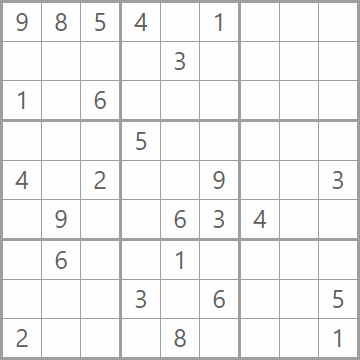
#> input picture data/solvable.png, 360 x 360 px
$ python -i image_parser.py   (imports and definitions only)
#> lines starting #> are read from the running program, lines starting #| are printed output that depends on the picture; after the words box and inside, x2 and y2 are one past the last pixel; in counts of white or black regions, pixels touching at a corner belong together
import cv2
import os
import numpy as np
import pytesseract

def get_distance(point1, point2):
    """
    Calculates the Euclidean distance between two points.
    Args:
        point1 (np.ndarray): First point.
        point2 (np.ndarray): Second point.
    Returns:
        float: The distance between the two points.
    """
    return np.linalg.norm(point1 - point2)

def extract_digit(cell_img):
    """
    Extracts a digit from a cell image using Tesseract OCR.
    Args:
        cell_img (np.ndarray): The image of the cell.
        Returns:
        int: The digit extracted from the cell image.
    """
    gray = cv2.cvtColor(cell_img, cv2.COLOR_BGR2GRAY)
    resized = cv2.resize(gray, (0, 0), fx=5, fy=5, interpolation=cv2.INTER_LINEAR)
    _, thresh = cv2.threshold(resized, 150, 255, cv2.THRESH_BINARY_INV)

    config = r'--psm 10 --oem 3 --tessdata-dir "/usr/share/tesseract-ocr/5/tessdata"'
    text = pytesseract.image_to_string(thresh, config=config).strip()

    if text.isdigit():
        return int(text)
    return 0

def parse_image(image_path):
    """
    Parses a Sudoku puzzle image and extracts the grid.
    Args:
        image_path (str): Path to the Sudoku image.
    Returns:
        np.ndarray: A 2D array representing the Sudoku grid.
    """
#> called with image_path = '../data/solvable.png'
    if not image_path.lower().endswith(('.png', '.jpg', '.jpeg', '.bmp')):
        raise ValueError(f"Unsupported file format: {image_path}")

    image = cv2.imread(image_path)
#> image is the input picture: shape (360, 360, 3); mean B, G, R 242.5, 242.5, 242.5
    if image is None:
        raise ValueError(f"Could not read the image file: {image_path}")

    gray = cv2.cvtColor(image, cv2.COLOR_BGR2GRAY)
    blurred = cv2.medianBlur(gray, 5)
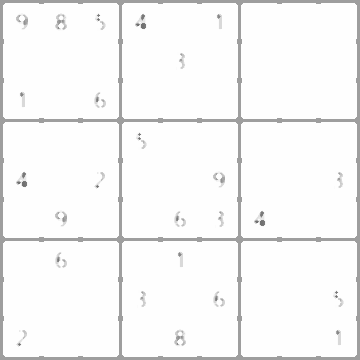
#> blurred: shape (360, 360); min 113, max 254, mean 246.5
    binary = cv2.adaptiveThreshold(
        blurred, 255,
        cv2.ADAPTIVE_THRESH_GAUSSIAN_C,
        cv2.THRESH_BINARY_INV,
        11, 2
    )
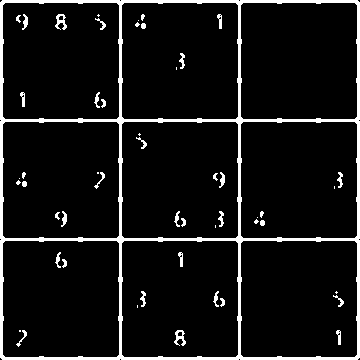
#> binary: shape (360, 360); 8.1% white; 51 white regions (18 under 20 px)

    contours, _ = cv2.findContours(binary, cv2.RETR_EXTERNAL, cv2.CHAIN_APPROX_SIMPLE)
#> contours = 1 contour; box (x1, y1, x2, y2) and area: (0, 0, 360, 360) 128865
    largest_contour = max(contours, key=cv2.contourArea)
#> largest_contour = contour of 32 points, box (x1, y1, x2, y2) (0, 0, 360, 360), area 128865
    epsilon = 0.02 * cv2.arcLength(largest_contour, True)
#> epsilon = 28.76
    corners = cv2.approxPolyDP(largest_contour, epsilon, True)
#> corners = [[2, 0], [0, 357], [357, 359], [359, 2]]

    if len(corners) != 4:
        raise ValueError("Could not find the corners of the sudoku grid.")

    corners = corners.reshape(4, 2)
    sum_coords = corners.sum(axis=1)
#> sum_coords = [2, 357, 716, 361]
    diff_coords = np.diff(corners, axis=1).flatten()
#> diff_coords = [-2, 357, 2, -357]

    top_left = corners[np.argmin(sum_coords)]
#> top_left = [2, 0]
    bottom_right = corners[np.argmax(sum_coords)]
#> bottom_right = [357, 359]
    top_right = corners[np.argmin(diff_coords)]
#> top_right = [359, 2]
    bottom_left = corners[np.argmax(diff_coords)]
#> bottom_left = [0, 357]

    ordered = np.array([top_left, top_right, bottom_right, bottom_left], dtype="float32")
#> ordered = [[2, 0], [359, 2], [357, 359], [0, 357]]

    width = int(max(get_distance(ordered[0], ordered[1]), get_distance(ordered[2], ordered[3])))
#> width = 357
    height = int(max(get_distance(ordered[0], ordered[3]), get_distance(ordered[1], ordered[2])))
#> height = 357

    dst = np.array([[0, 0], [width, 0], [width, height], [0, height]], dtype="float32")
#> dst = [[0, 0], [357, 0], [357, 357], [0, 357]]
    matrix = cv2.getPerspectiveTransform(ordered, dst)
#> matrix = [[1, 0.0056, -2], [-0.0056, 1, 0.0112], [4.77e-19, -2.48e-19, 1]]
    warped_image = cv2.warpPerspective(image, matrix, (width, height))
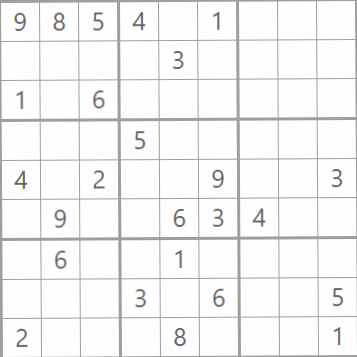
#> warped_image: shape (357, 357, 3); mean B, G, R 243.9, 244, 244

    cell_width = width // 9
#> cell_width = 39
    cell_height = height // 9
#> cell_height = 39

    grid = []
    for i in range(9):
        row = []
        for j in range(9):
            x1, y1 = j * cell_width, i * cell_height
            x2, y2 = (j + 1) * cell_width, (i + 1) * cell_height
            cell = warped_image[y1:y2, x1:x2]
            digit = extract_digit(cell)
            row.append(digit)
        grid.append(row)
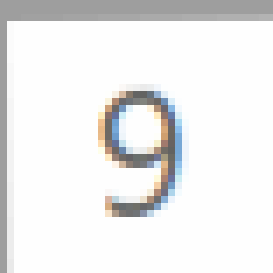
#> cell: shape (39, 39, 3) (shown 7 times larger); mean B, G, R 236, 236, 236
#> after the loop, grid = []

    if len(grid) != 9 or any(len(row) != 9 for row in grid):
        raise ValueError("Parsed grid is not 9x9.")
    return np.array(grid)

#> (the run stopped early here; a loop or call above may not have finished)
